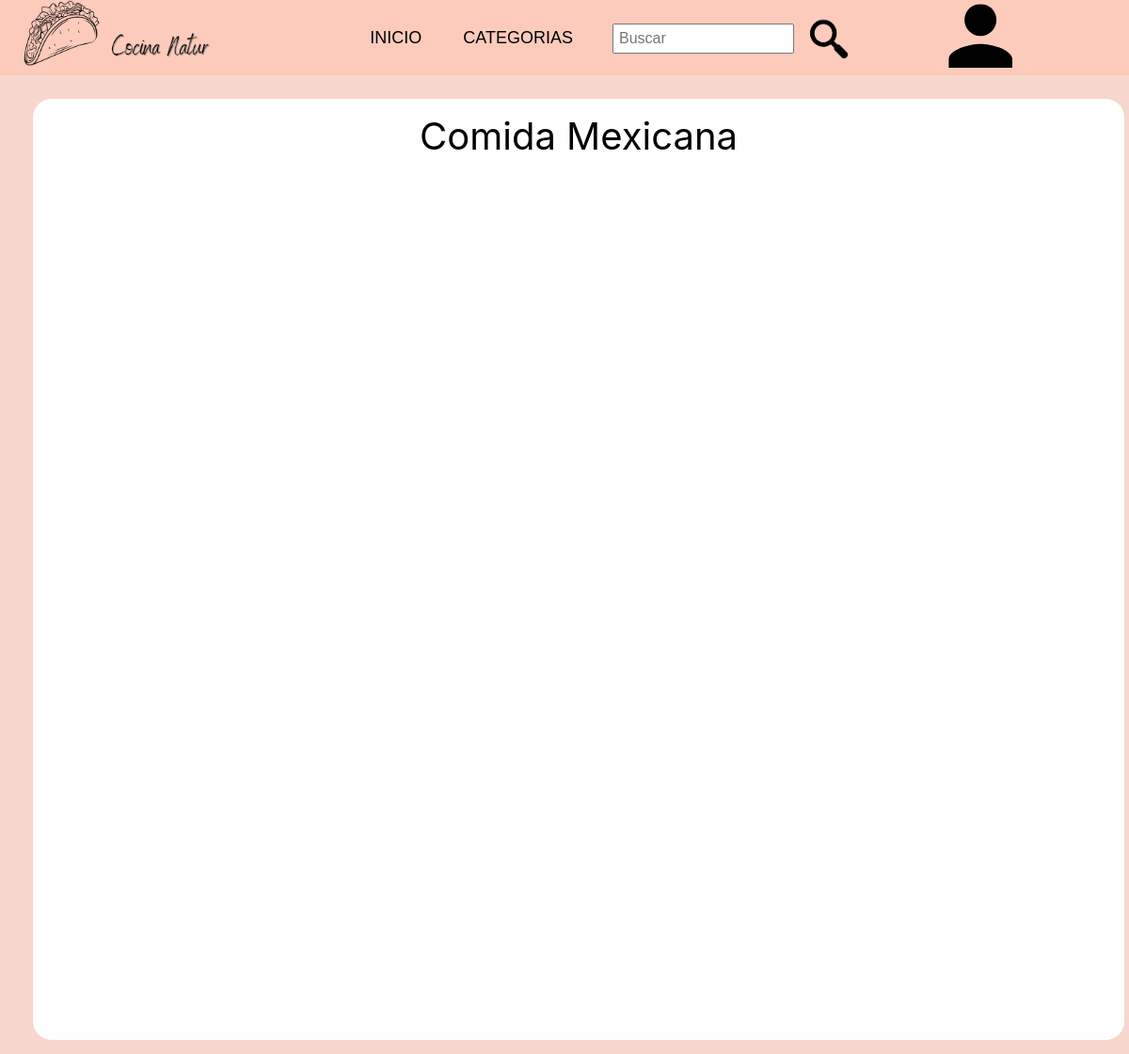
The page /Categoria.php?cate=Comida Mexicana on the database as committed earlier.
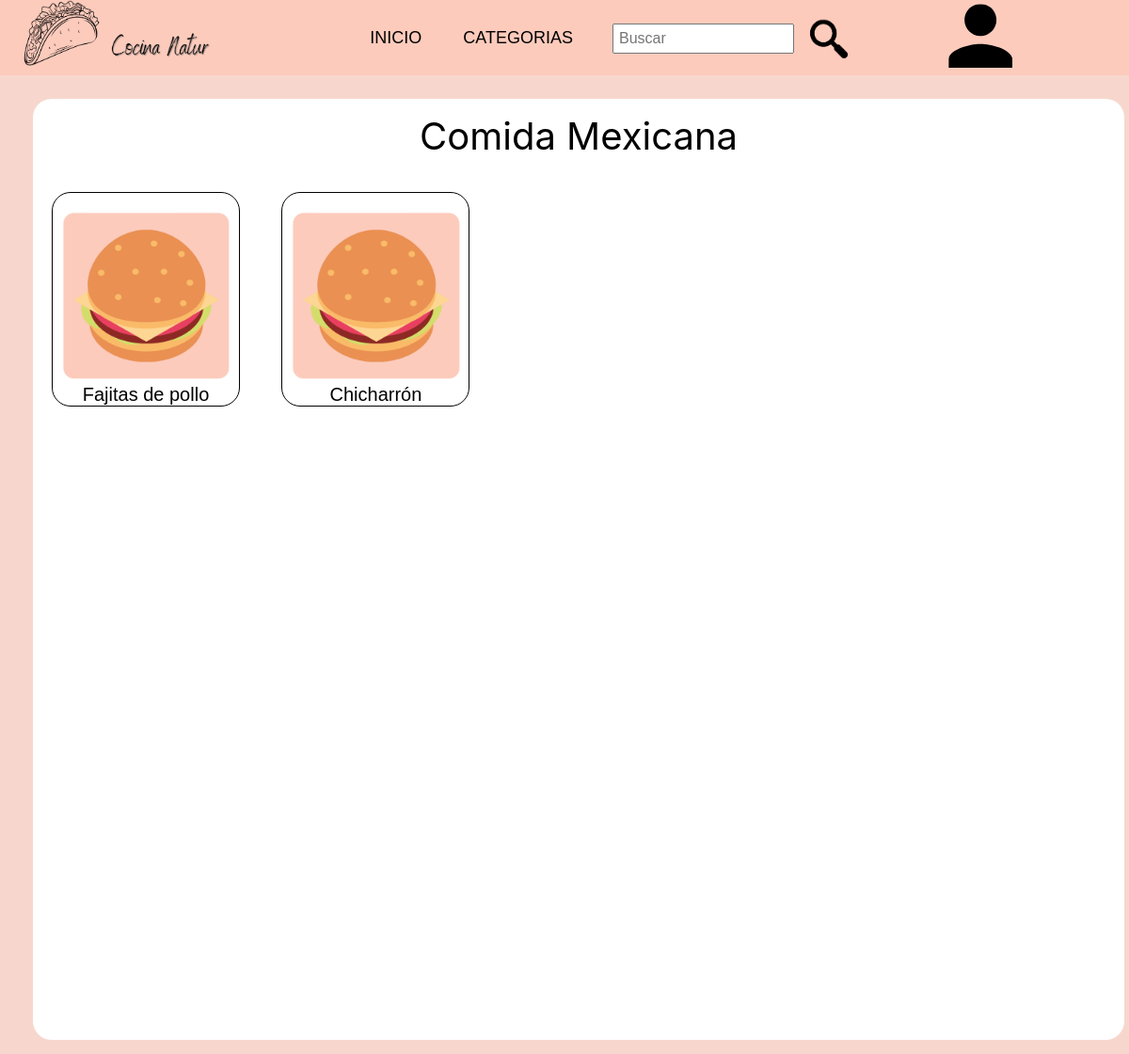
The same page on the database as committed later.
### tables this page shows
CREATE TABLE `receta` (
  `id_receta` int(11) NOT NULL,
  `id_usuario` int(11) NOT NULL,
  `nombre_receta` text NOT NULL,
  `tipo_receta` varchar(50) NOT NULL,
  `tiempo_receta` varchar(10) NOT NULL,
  `dificultad_receta` varchar(20) NOT NULL,
  `calificacion_receta` int(5) NOT NULL,
  `ingredientes_receta` varchar(1000) NOT NULL,
  `pasos_receta` text NOT NULL
);

### Categoria.php (the view, shortened to what this page needs)
<?php include "layouts/header.php"; ?>
<?php
    require 'Controllers/connect_db.php';
    $categoria = $_GET['cate'];
    $consultar = "SELECT * FROM receta WHERE tipo_receta = '$categoria'";
    $query = mysqli_query($conexion,$consultar);
?>
<!DOCTYPE html>
<html lang="en">
<head>
    <link rel="stylesheet" type="text/css" href="CSS/CSSrecet.css">
</head>
<body class="body">
    <div class="resetspace">
        <div>
            <p id="titulo"><?php echo $categoria ?></p>
        </div>
        <?php foreach($query as $row){ ?>
            <a href="RecetaPage.php?id=<?php echo $row['id_receta'] ?>"><div class="recet">
                <img src="images/food.png">
                <p><?php echo $row['nombre_receta']; ?></p>
            </div></a>
        <?php } ?>
    </div>
</body>
</html>

Rows that differ between the two databases and show on the page:
now on this page (row edited): receta: nombre_receta "Fajitas de pollo"
now on this page (row edited): receta: nombre_receta "Chicharrón"
